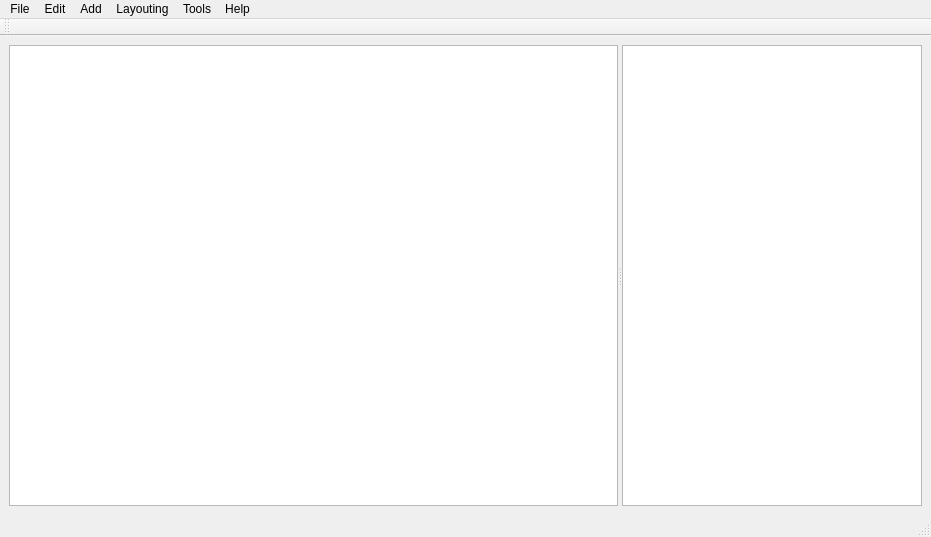
<?xml version="1.0" encoding="UTF-8"?>
<ui version="4.0">
 <class>mainWindowClass</class>
 <widget class="QMainWindow" name="mainWindowClass">
  <property name="geometry">
   <rect>
    <x>0</x>
    <y>0</y>
    <width>931</width>
    <height>537</height>
   </rect>
  </property>
  <property name="windowTitle">
   <string>MainWindow</string>
  </property>
  <widget class="QWidget" name="centralwidget">
   <property name="sizePolicy">
    <sizepolicy hsizetype="Maximum" vsizetype="Maximum">
     <horstretch>0</horstretch>
     <verstretch>0</verstretch>
    </sizepolicy>
   </property>
   <layout class="QHBoxLayout" name="horizontalLayout">
    <item>
     <widget class="QSplitter" name="splitter">
      <property name="orientation">
       <enum>Qt::Horizontal</enum>
      </property>
      <widget class="GraphView" name="graphView">
       <property name="sizePolicy">
        <sizepolicy hsizetype="Maximum" vsizetype="Maximum">
         <horstretch>0</horstretch>
         <verstretch>0</verstretch>
        </sizepolicy>
       </property>
      </widget>
      <widget class="QTextEdit" name="log">
       <property name="sizePolicy">
        <sizepolicy hsizetype="Minimum" vsizetype="Expanding">
         <horstretch>0</horstretch>
         <verstretch>0</verstretch>
        </sizepolicy>
       </property>
       <property name="minimumSize">
        <size>
         <width>80</width>
         <height>0</height>
        </size>
       </property>
       <property name="maximumSize">
        <size>
         <width>300</width>
         <height>16777215</height>
        </size>
       </property>
       <property name="readOnly">
        <bool>true</bool>
       </property>
      </widget>
     </widget>
    </item>
   </layout>
  </widget>
  <widget class="QMenuBar" name="menubar">
   <property name="geometry">
    <rect>
     <x>0</x>
     <y>0</y>
     <width>931</width>
     <height>25</height>
    </rect>
   </property>
   <widget class="QMenu" name="menuFile">
    <property name="title">
     <string>File</string>
    </property>
    <addaction name="actionExit"/>
   </widget>
   <widget class="QMenu" name="menuEdit">
    <property name="title">
     <string>Edit</string>
    </property>
    <addaction name="actionRandomize"/>
    <addaction name="actionUpdate"/>
   </widget>
   <widget class="QMenu" name="menuTools">
    <property name="title">
     <string>Tools</string>
    </property>
   </widget>
   <widget class="QMenu" name="menuHelp">
    <property name="title">
     <string>Help</string>
    </property>
   </widget>
   <widget class="QMenu" name="menuLayouting">
    <property name="title">
     <string>Layouting</string>
    </property>
    <addaction name="actionStart"/>
    <addaction name="actionStop"/>
    <addaction name="actionReset"/>
   </widget>
   <widget class="QMenu" name="menuAdd">
    <property name="title">
     <string>Add</string>
    </property>
    <addaction name="actionAdd_Node"/>
    <addaction name="actionAdd_Edge"/>
   </widget>
   <addaction name="menuFile"/>
   <addaction name="menuEdit"/>
   <addaction name="menuAdd"/>
   <addaction name="menuLayouting"/>
   <addaction name="menuTools"/>
   <addaction name="menuHelp"/>
  </widget>
  <widget class="QStatusBar" name="statusbar"/>
  <widget class="QToolBar" name="toolBar">
   <property name="windowTitle">
    <string>toolBar</string>
   </property>
   <attribute name="toolBarArea">
    <enum>TopToolBarArea</enum>
   </attribute>
   <attribute name="toolBarBreak">
    <bool>false</bool>
   </attribute>
  </widget>
  <action name="actionExit">
   <property name="text">
    <string>Exit</string>
   </property>
  </action>
  <action name="actionUpdate">
   <property name="text">
    <string>Update</string>
   </property>
  </action>
  <action name="actionStart">
   <property name="text">
    <string>Start</string>
   </property>
  </action>
  <action name="actionStop">
   <property name="text">
    <string>Pause</string>
   </property>
  </action>
  <action name="actionReset">
   <property name="text">
    <string>Reset</string>
   </property>
  </action>
  <action name="actionAdd_Node">
   <property name="text">
    <string>Add Node</string>
   </property>
  </action>
  <action name="actionAdd_Edge">
   <property name="text">
    <string>Add Edge</string>
   </property>
  </action>
  <action name="actionRandomize">
   <property name="text">
    <string>Randomize</string>
   </property>
   <property name="toolTip">
    <string>Randomize</string>
   </property>
  </action>
 </widget>
 <customwidgets>
  <customwidget>
   <class>GraphView</class>
   <extends>QGraphicsView</extends>
   <header>gui/graphview.h</header>
  </customwidget>
 </customwidgets>
 <resources/>
 <connections>
  <connection>
   <sender>actionExit</sender>
   <signal>activated()</signal>
   <receiver>mainWindowClass</receiver>
   <slot>close()</slot>
   <hints>
    <hint type="sourcelabel">
     <x>-1</x>
     <y>-1</y>
    </hint>
    <hint type="destinationlabel">
     <x>399</x>
     <y>299</y>
    </hint>
   </hints>
  </connection>
  <connection>
   <sender>actionUpdate</sender>
   <signal>activated()</signal>
   <receiver>centralwidget</receiver>
   <slot>repaint()</slot>
   <hints>
    <hint type="sourcelabel">
     <x>-1</x>
     <y>-1</y>
    </hint>
    <hint type="destinationlabel">
     <x>399</x>
     <y>306</y>
    </hint>
   </hints>
  </connection>
 </connections>
</ui>
